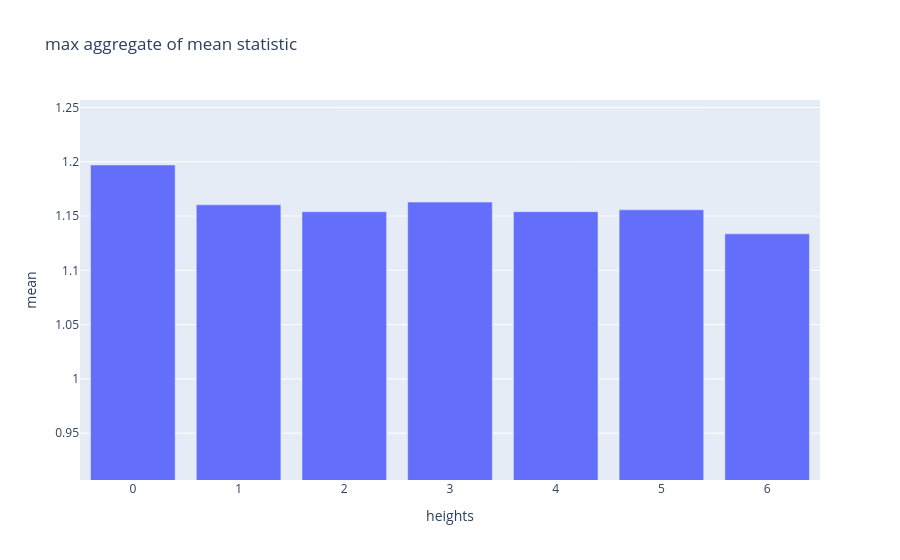

The cell this chart's notebook holds for it:
### Markdown cell above
With the median aggregate, there is a small bump from 3 to 4, but overall the trend still holds, but it is still much weaker than at monthly granularity.

### Code cell
plots.plot_aggregate_statistics(day_aggs['mean', 'max'])

### Figure 1 — Plotly figure (JSON) as saved in the notebook; plotly's stock layout.template omitted (floating-point values rounded to 4 significant figures)
{"data": [{"type": "bar", "y": [1.197, 1.16, 1.154, 1.163, 1.154, 1.156, 1.134]}], "layout": {"title": {"text": "max aggregate of mean statistic "}, "xaxis": {"title": {"text": "heights"}}, "yaxis": {"range": [0.9069, 1.257], "title": {"text": "mean"}}}}
